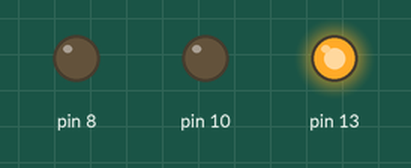
Simulated run of this sketch. Board: Arduino Uno, built with avr-gcc and run on an emulated ATmega328P. On the bench: output pins drawn as LEDs (lit = HIGH).

Above: at 0.5 s.
At 1.5 s:
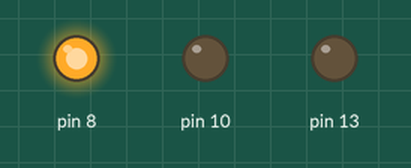
At 3.0 s:
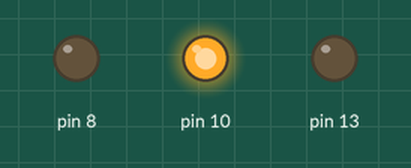
Timing chart, 0 to 7.8 s (numbered marks = the images above):
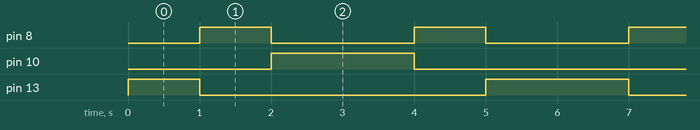

The sketch:

abdullah3.ino
```cpp
void setup() {
  // put your setup code here, to run once:
pinMode(13,OUTPUT);
pinMode(10,OUTPUT);
pinMode(8,OUTPUT);
}

void loop() {
  // put your main code here, to run repeatedly:
digitalWrite(13,HIGH);
digitalWrite(8,LOW);
digitalWrite(10,LOW);
delay(1000);
digitalWrite(8,HIGH);
digitalWrite(10,LOW);
digitalWrite(13,LOW);
delay(1000);
digitalWrite(10,HIGH);
digitalWrite(13,LOW);
digitalWrite(8,LOW);
delay(1000);
digitalWrite(10,HIGH);
digitalWrite(13,LOW);
digitalWrite(8,LOW);
delay(1000);
digitalWrite(8,HIGH);
digitalWrite(10,LOW);
digitalWrite(13,LOW);
delay(1000);
digitalWrite(13,HIGH);
digitalWrite(8,LOW);
digitalWrite(10,LOW);
delay(1000);
}
```

Measured:
- by itself, pin 8: alternates HIGH for 1.0 s and LOW for 2.0 s
- by itself, pin 10: alternates HIGH for 2.0 s and LOW for 4.0 s
- by itself, pin 13: repeats every 6.0 s: LOW 4.0 s, HIGH 2.0 s
